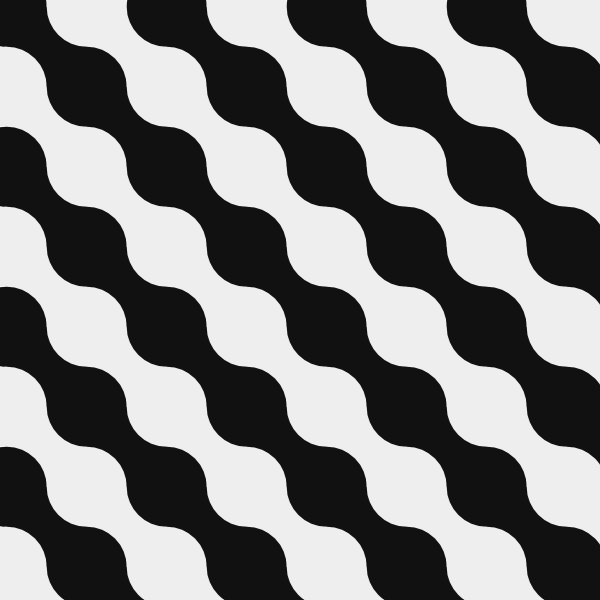
Frame 1 (no input)
Frame 60 (no input): identical to frame 1, image omitted
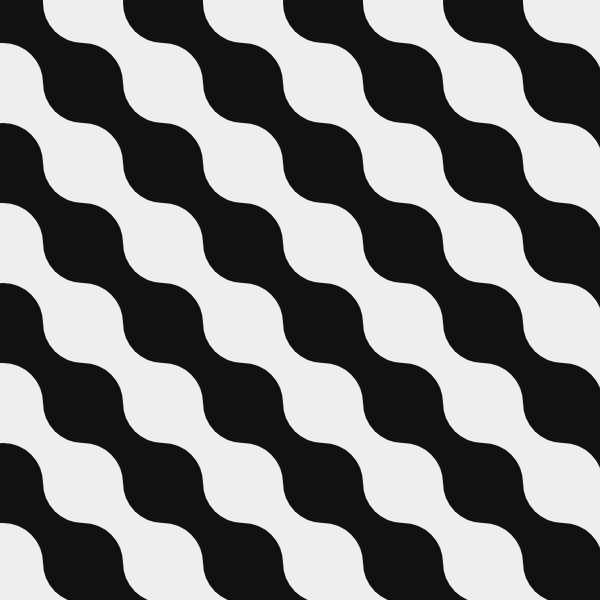
Frame 120 (the mouse pressed at the canvas centre since frame 60)

The p5.js sketch that drew these frames (run headless with seeded random() and noise() and a simulated clock; from frame 60 on, the mouse is pressed at the canvas centre):

// p5.js sketch
// ── sketch.js
var w = 600;
var h = 600;

var spacing = 80;

function setup() {
    createCanvas(w, h);
    angleMode(DEGREES);
}

function grid() {
    background(255);
    var totalIndex = width + height * width;
    var index = 0;
    var xi = 0;
    var yi = 0;
    var widthi = width / spacing;
    for (x = 0; x < width; x += spacing) {
        xi++;
        for (y = 0; y < height; y += spacing) {
            yi += 2;
            index = xi + yi * (widthi - 1);
            var p = createVector(x + noise(mouseX)*10, y + noise(mouseY)*10);
            OBJ(p, spacing, Math.round(index));
        }
    }

}

function draw(){
        grid();
}


function OBJ(position, size, index) {
    noStroke();
    var c = color("#eee");
    if (index % 2 == 0) {
        c = color("#111");
    }
    fill(c);
    rect(position.x, position.y, size, size);
    ellipse(position.x, position.y, size, size);
}
